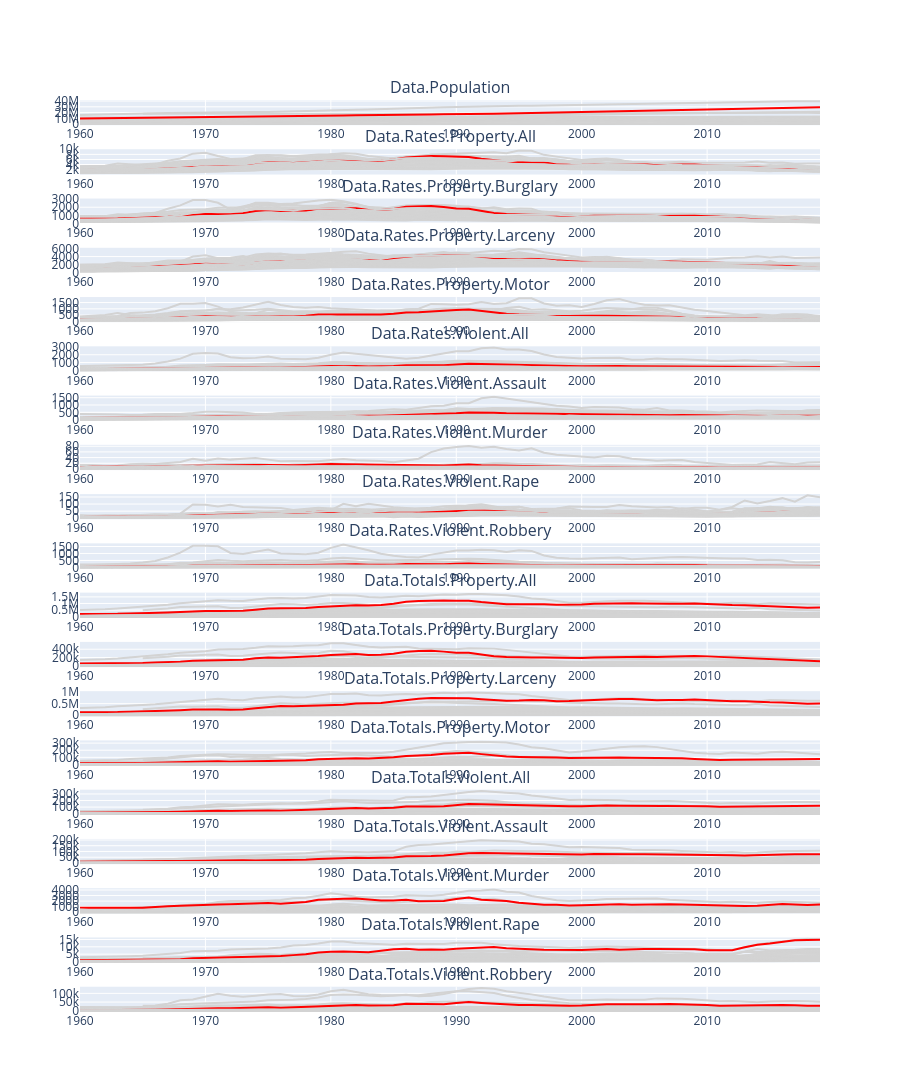

The code cell stored with this chart in its notebook:
### Code cell
fig = make_subplots(rows=len(predictors), cols=1, subplot_titles=predictors)
fig.update_layout(height=300 * len(predictors))

for i, var in enumerate(predictors, 1):
    for state in final_df[var].columns:
        fig.add_trace(
            go.Scatter(x=final_df["Year"], y=final_df[var][state], name=state, showlegend=False,
                       line=dict(color="red" if state == "Texas" else "lightgrey")),
            row=i, col=1
        )

fig.show()
